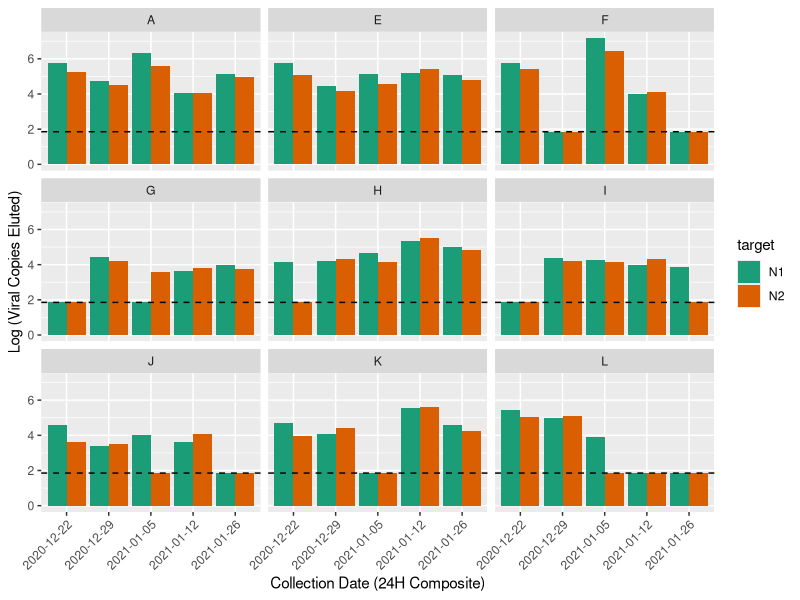
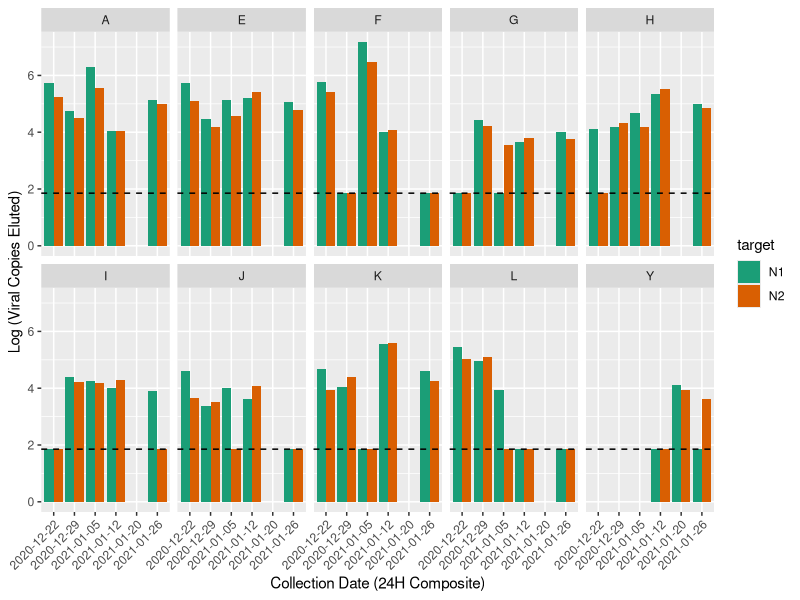

Here is the R script that generated these plots, in order: (Note: this script raises an error after producing the figures.)
#Load Libraries
library(tidyverse)
library(plyr)
library(dplyr)
library("ggplot2")

#Load Data 
sewerline_data = read.csv("./data/raw_data/sewerline_data_p3.csv")

names(sewerline_data)[1] = "date"
sewerline_data$date = as.Date(sewerline_data$date, "%m/%d/%Y")

#Now, take the average of the qPCR replicates 
sewerline_data = mutate(sewerline_data, copy_num_tampon = copies_ul_rxn *20/2*25/3*60/280*1000*20)
sewerline_data = plyr::ddply(sewerline_data,.(date, sample, target),plyr::summarize, ave_copies = mean(copy_num_tampon)) 
sewerline_data = mutate(sewerline_data, log_copies = log10(ave_copies))

#sewerline_data = plyr::ddply(sewerline_data,.(date, sample, target),plyr::summarize, ave_log_copies = mean(log_copies), sd_log_copies = sd(log_copies)) 


#Now, average the sample replicates
sewerline_data = sewerline_data %>% separate(col = sample, into = c("sl","site_id"), sep = "_")
sewerline_data$site_id = as.factor(sewerline_data$site_id) 
sewerline_data$date = as.factor(sewerline_data$date) 


sewerline_data %>% filter(site_id != "Y") %>% ggplot(aes(x = date, y = log_copies, fill = target)) +
  geom_bar(position = "dodge", stat = "identity") + 
  #geom_errorbar(aes(ymax = ave_log_copies + sd_log_copies, ymin = ave_log_copies - sd_log_copies), position = "dodge", stat = "identity") +
  scale_fill_manual(values = c('#1B9E77','#D95F02', '#1B9E77','#D95F02')) + 
  ylab("Log (Viral Copies Eluted)") + 
  xlab("Collection Date (24H Composite)") + 
  facet_wrap(~site_id) +
  theme(axis.text.x = element_text(angle = 45, hjust=1)) +
  geom_hline(yintercept=1.853872, linetype="dashed")

sewerline_data %>% ggplot(aes(x = date, y = log_copies, fill = target)) +
  geom_bar(position = "dodge", stat = "identity") + 
  #geom_errorbar(aes(ymax = ave_log_copies + sd_log_copies, ymin = ave_log_copies - sd_log_copies), position = "dodge", stat = "identity") +
  scale_fill_manual(values = c('#1B9E77','#D95F02', '#1B9E77','#D95F02')) + 
  ylab("Log (Viral Copies Eluted)") + 
  xlab("Collection Date (24H Composite)") + 
  facet_wrap(~site_id, nrow = 2) + 
  theme(axis.text.x = element_text(angle = 45, hjust=1)) +
  geom_hline(yintercept=1.853872, linetype="dashed")

write.csv(sewerline_data, "./data/processed_data/sewerline_data.csv")


sewerline_data = plyr::ddply(sewerline_data,.(date, site_id), plyr::summarize, ave_copies = mean(log_copies)) 
#sewerline_data = mutate(sewerline_data, log_copies = log10(ave_copies))

sewerline_data %>% filter(date == "2021-01-26") %>% filter(site_id != "Y") %>% ggplot(aes(x = date, y = ave_copies))+
  geom_bar(position = "dodge", stat = "identity") + 
  scale_fill_manual(values = c('#1B9E77','#D95F02', '#1B9E77','#D95F02')) + 
  ylab("Log(Viral Copies Eluted)") + 
  xlab("Sampling Period") + 
  facet_grid(~site_id) + 
  theme(axis.text.x = element_text(angle = 45, hjust=1)) +
  geom_hline(yintercept=1.853872, linetype="dashed") + 
  theme(axis.title.x=element_blank(),
        axis.text.x=element_blank(),
        axis.ticks.x=element_blank())

sewerline_data %>% filter(site_id != "Y") %>% ggplot(aes(x = date, y = ave_copies))+
  geom_bar(position = "dodge", stat = "identity") + 
  scale_fill_manual(values = c('#1B9E77','#D95F02', '#1B9E77','#D95F02')) + 
  ylab("Log(Viral Copies Eluted)") + 
  xlab("Sampling Period") + 
  facet_grid(~site_id) + 
  theme(axis.text.x = element_text(angle = 45, hjust=1)) +
  geom_hline(yintercept=1.853872, linetype="dashed") 